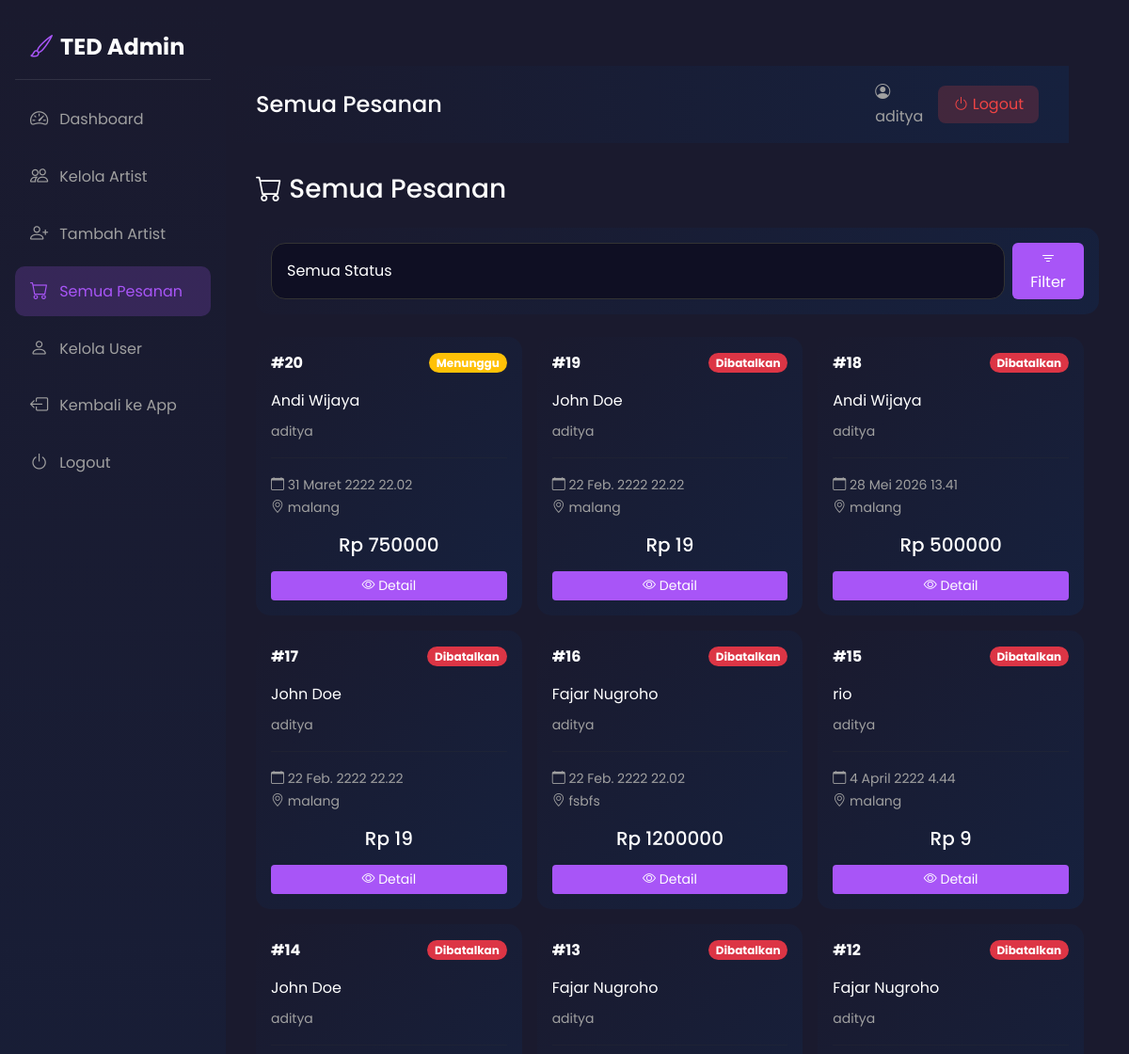
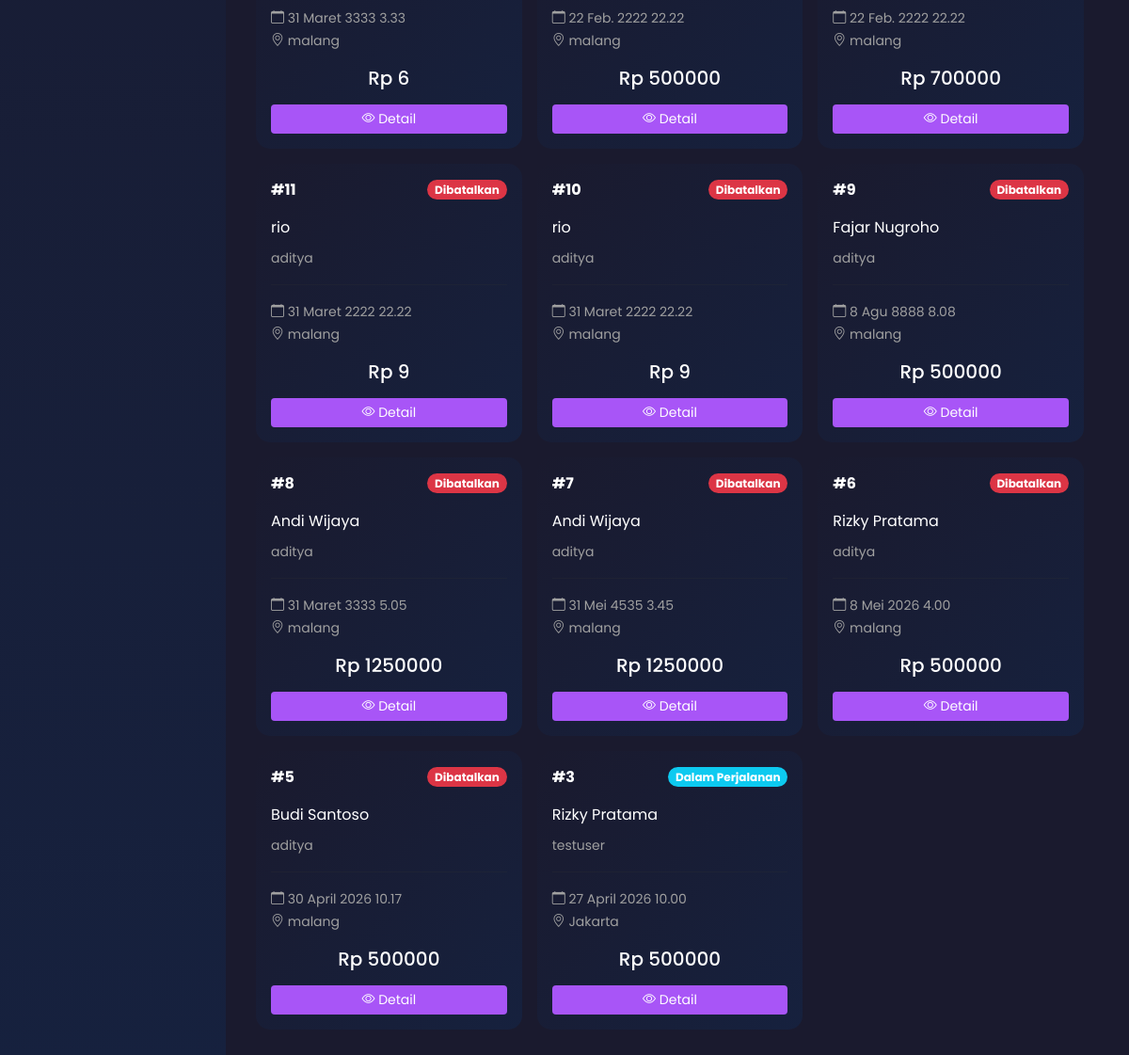
Screenshot of /owner/bookings/ (signed in) with the database file from the repository (2 pictures, top to bottom).
### tedapp/models.py (models this page shows, shortened)
class Booking(models.Model):
    STATUS_CHOICES = [
        ('pending', 'Menunggu'),
        ('confirmed', 'Dikonfirmasi'),
        ('on_the_way', 'Dalam Perjalanan'),
        ('arrived', 'Tiba'),
        ('started', 'Sedang Dikerjakan'),
        ('completed', 'Selesai'),
        ('cancelled', 'Dibatalkan'),
    ]
    SERVICE_TYPE_CHOICES = [
        ('studio', 'Ke Studio'),
        ('home', 'Ke Rumah'),
    ]
    PAYMENT_METHOD_CHOICES = [
        ('cash', 'Tunai'),
        ('gopay', 'GoPay'),
        ('ovo', 'OVO'),
        ('dana', 'DANA'),
        ('shopeepay', 'ShopeePay'),
        ('transfer', 'Transfer Bank'),
    ]
    PAYMENT_STATUS_CHOICES = [
        ('pending', 'Menunggu'),
        ('paid', 'Lunas'),
        ('failed', 'Gagal'),
    ]
    user = models.ForeignKey(User, on_delete=models.CASCADE, related_name='bookings')
    artist = models.ForeignKey(Artist, on_delete=models.CASCADE, related_name='bookings')
    service = models.ForeignKey(Service, on_delete=models.CASCADE, related_name='bookings')
    service_type = models.CharField(max_length=10, choices=SERVICE_TYPE_CHOICES)
    payment_method = models.CharField(max_length=20, choices=PAYMENT_METHOD_CHOICES, default='cash')
    payment_status = models.CharField(max_length=20, choices=PAYMENT_STATUS_CHOICES, default='pending')
    booking_date = models.DateField()
    booking_time = models.TimeField()
    address = models.TextField()
    city = models.CharField(max_length=100)
    user_latitude = models.DecimalField(max_digits=9, decimal_places=6, null=True, blank=True)
    user_longitude = models.DecimalField(max_digits=9, decimal_places=6, null=True, blank=True)
    description = models.TextField(blank=True)
    status = models.CharField(max_length=20, choices=STATUS_CHOICES, default='pending')
    total_price = models.DecimalField(max_digits=10, decimal_places=0)
    notes = models.TextField(blank=True)
    cancellation_reason = models.TextField(blank=True)
    estimated_arrival = models.IntegerField(default=0, help_text='Estimasi waktu arrival dalam menit')
    created_at = models.DateTimeField(auto_now_add=True)
    updated_at = models.DateTimeField(auto_now=True)

class Artist(models.Model):
    user = models.OneToOneField(User, on_delete=models.CASCADE, null=True, blank=True, related_name='artist_profile')
    name = models.CharField(max_length=200)
    nickname = models.CharField(max_length=100)
    photo = models.ImageField(upload_to='artists/', blank=True, null=True)
    phone = models.CharField(max_length=20)
    email = models.EmailField(blank=True)
    address = models.CharField(max_length=300)
    city = models.CharField(max_length=100)
    latitude = models.DecimalField(max_digits=9, decimal_places=6, null=True, blank=True)
    longitude = models.DecimalField(max_digits=9, decimal_places=6, null=True, blank=True)
    current_latitude = models.DecimalField(max_digits=9, decimal_places=6, null=True, blank=True, help_text='Lokasi saat ini (mobile tracking)')
    current_longitude = models.DecimalField(max_digits=9, decimal_places=6, null=True, blank=True, help_text='Lokasi saat ini (mobile tracking)')
    description = models.TextField()
    specializations = models.CharField(max_length=300)
    experience_years = models.IntegerField(default=0)
    rating = models.DecimalField(max_digits=3, decimal_places=2, default=0)
    total_reviews = models.IntegerField(default=0)
    is_available_home = models.BooleanField(default=True)
    is_available_studio = models.BooleanField(default=True)
    home_service_fee = models.DecimalField(max_digits=10, decimal_places=0, default=0)
    studio_name = models.CharField(max_length=200, blank=True)
    studio_address = models.CharField(max_length=300, blank=True)
    service_radius_km = models.DecimalField(max_digits=5, decimal_places=2, default=20, help_text='Radius layanan dalam km')
    is_verified = models.BooleanField(default=False)
    is_active = models.BooleanField(default=True)
    is_online = models.BooleanField(default=False, help_text='Artist sedang online/menerima order')
    payment_gopay = models.CharField(max_length=30, blank=True, help_text='Nomor GoPay')
    payment_ovo = models.CharField(max_length=30, blank=True, help_text='Nomor OVO')
    payment_dana = models.CharField(max_length=30, blank=True, help_text='Nomor DANA')
    payment_shopeepay = models.CharField(max_length=30, blank=True, help_text='Nomor ShopeePay')
    payment_transfer = models.CharField(max_length=50, blank=True, help_text='Nomor Rekening Transfer Bank')
    payment_bank_name = models.CharField(max_length=50, blank=True, help_text='Nama Bank')
    created_at = models.DateTimeField(auto_now_add=True)

### tedapp/views.py (the view)
# urls.py: path('owner/bookings/', views.owner_bookings, name='owner_bookings'),
@login_required
def owner_bookings(request):
    try:
        profile = request.user.profile
        if profile.role != 'owner':
            messages.error(request, 'Anda tidak memiliki akses ke halaman owner.')
            return redirect('home')
    except UserProfile.DoesNotExist:
        return redirect('home')
    status_filter = request.GET.get('status', '')
    bookings_list = Booking.objects.all().order_by('-created_at')
    if status_filter:
        bookings_list = bookings_list.filter(status=status_filter)
    context = {
        'bookings': bookings_list,
        'status_filter': status_filter,
    }
    return render(request, 'tedapp/owner_bookings.html', context)

### tedapp/templates/tedapp/owner_bookings.html (shortened to what this page needs)
{% extends 'tedapp/owner_base.html' %}
{% block page_title %}Semua Pesanan{% endblock %}
{% block content %}
<h3 class="text-white mb-4"><i class="bi bi-cart"></i> Semua Pesanan</h3>
<div class="card border-0 mb-4" style="background: linear-gradient(135deg, #1a1a2e 0%, #16213e 100%); border-radius: 15px;">
    <div class="card-body">
        <form method="GET" class="d-flex gap-2">
            <select name="status" class="form-control" style="background: #0f0f23; border: 1px solid #333; color: #fff;">
                <option value="">Semua Status</option>
            </select>
            <button type="submit" class="btn btn-primary" style="background: #a855f7; border: none;">
                <i class="bi bi-filter"></i> Filter
            </button>
        </form>
    </div>
</div>
<div class="row g-3">
    {% for booking in bookings %}
    <div class="col-md-6 col-lg-4">
        <div class="card border-0 h-100" style="background: linear-gradient(135deg, #1a1a2e 0%, #16213e 100%); border-radius: 15px;">
            <div class="card-body">
                <div class="d-flex justify-content-between align-items-center mb-3">
                    <span class="text-white fw-bold">#{{ booking.id }}</span>
                    <span class="badge rounded-pill {% if booking.status == 'pending' %}bg-warning{% elif booking.status == 'confirmed' %}bg-success{% elif booking.status == 'on_the_way' %}bg-info{% elif booking.status == 'arrived' %}bg-primary{% elif booking.status == 'completed' %}bg-secondary{% else %}bg-danger{% endif %}">
                        {{ booking.get_status_display }}
                    </span>
                </div>
                <div class="d-flex align-items-center mb-2">
                    <span class="text-white">{{ booking.artist.name }}</span>
                </div>
                <small style="color: #a0a0a0;">{{ booking.user.username }}</small>
                <hr style="border-color: #333;">
                <small style="color: #a0a0a0;">
                    <i class="bi bi-calendar"></i> {{ booking.booking_date }} {{ booking.booking_time }}
                    <br>
                    <i class="bi bi-geo-alt"></i> {{ booking.city }}
                </small>
                <div class="mt-3 text-center">
                    <h5 class="text-white mb-0">Rp {{ booking.total_price|floatformat:0 }}</h5>
                </div>
                <a href="{% url 'booking_detail' booking.id %}" class="btn btn-sm w-100 mt-3" style="background: #a855f7; color: #fff;">
                    <i class="bi bi-eye"></i> Detail
                </a>
            </div>
        </div>
    </div>
    {% empty %}
    <div class="col-12 text-center py-5">
        <i class="bi bi-inbox fs-1" style="color: #a0a0a0;"></i>
        <h5 class="mt-3 text-white">Tidak ada pesanan</h5>
    </div>
    {% endfor %}
</div>
{% endblock %}

### tedapp/templates/tedapp/owner_base.html (shortened to what this page needs)
{% load static %}
{% load custom_filters %}
<!DOCTYPE html>
<html lang="id">
<head>
    <link href="https://cdn.jsdelivr.net/npm/bootstrap@5.3.0/dist/css/bootstrap.min.css" rel="stylesheet">
    <link rel="stylesheet" href="https://cdn.jsdelivr.net/npm/bootstrap-icons@1.10.0/font/bootstrap-icons.css">
    <link rel="stylesheet" href="https://unpkg.com/leaflet@1.9.4/dist/leaflet.css">
    <link rel="stylesheet" href="{% static 'base.css' %}">
    <link rel="stylesheet" href="{% static 'owner.css' %}">
</head>
<body>
    <aside class="sidebar">
        <a href="{% url 'owner_dashboard' %}" class="sidebar-brand">
            <i class="bi bi-brush" style="color: #a855f7;"></i> TED Admin
        </a>
        <ul class="sidebar-nav">
            <li>
                <a href="{% url 'owner_dashboard' %}" class="{% if request.path == '/owner/' %}active{% endif %}">
                    <i class="bi bi-speedometer2"></i>
                    <span>Dashboard</span>
                </a>
            </li>
            <li>
                <a href="{% url 'owner_artists' %}" class="{% if '/owner/artists' in request.path %}active{% endif %}">
                    <i class="bi bi-people"></i>
                    <span>Kelola Artist</span>
                </a>
            </li>
            <li>
                <a href="{% url 'owner_add_artist' %}" class="{% if '/owner/artist/add' in request.path %}active{% endif %}">
                    <i class="bi bi-person-plus"></i>
                    <span>Tambah Artist</span>
                </a>
            </li>
            <li>
                <a href="{% url 'owner_bookings' %}" class="{% if '/owner/bookings' in request.path %}active{% endif %}">
                    <i class="bi bi-cart"></i>
                    <span>Semua Pesanan</span>
                </a>
            </li>
            <li>
                <a href="{% url 'owner_users' %}" class="{% if '/owner/users' in request.path %}active{% endif %}">
                    <i class="bi bi-person"></i>
                    <span>Kelola User</span>
                </a>
            </li>
            <li>
                <a href="{% url 'home' %}">
                    <i class="bi bi-box-arrow-left"></i>
                    <span>Kembali ke App</span>
                </a>
            </li>
            <li>
                <a href="{% url 'logout' %}">
                    <i class="bi bi-power"></i>
                    <span>Logout</span>
                </a>
            </li>
        </ul>
    </aside>
    <main class="main-content">
        <div class="admin-header">
            <h1>{% block page_title %}Owner Panel{% endblock %}</h1>
            <div class="d-flex align-items-center gap-3">
                <span class="user-info">
                    <i class="bi bi-person-circle"></i> {{ request.user.username }}
                </span>
                <a href="{% url 'logout' %}" class="btn btn-logout">
                    <i class="bi bi-power"></i> Logout
                </a>
            </div>
        </div>
        {% block content %}{% endblock %}
    </main>
</body>
</html>

### static/base.css (style rules this page uses)
:root { --primary-purple: #6B21A8; --primary-purple-light: #9333EA; --primary-purple-dark: #581C87; --primary-blue: #2563EB; --primary-blue-light: #3B82F6; --primary-blue-dark: #1D4ED8; --accent-purple: #A855F7; --accent-blue: #60A5FA; --dark-bg: #0F0523; --card-bg: #1A0A2E; --text-primary: #FFFFFF; --text-secondary: #C4B5FD; --safe-area-bottom: env(safe-area-inset-bottom, 0px); }
* { margin: 0; padding: 0; box-sizing: border-box; -webkit-tap-highlight-color: transparent; -webkit-touch-callout: none; -webkit-user-select: none; user-select: none; }
html { overflow-x: hidden !important; max-width: 100vw !important; width: 100% !important; touch-action: pan-y pinch-zoom; }
body { font-family: 'Poppins', sans-serif; background: linear-gradient(135deg, var(--dark-bg) 0%, #0A1628 50%, var(--dark-bg) 100%); color: var(--text-primary); min-height: 100vh; overflow-x: hidden !important; overflow-y: auto; -webkit-overflow-scrolling: touch; padding-top: 70px; padding-bottom: 20px; max-width: 100%; width: 100%; touch-action: pan-y; }
.container, .row, section, article, main, nav, header, footer, div { max-width: 100%; overflow-x: hidden; }
.user-info { display: flex; flex-direction: column; gap: 2px; }
@media (min-width: 1025px) { body { padding-top: 70px; } }
.form-control { background: var(--card-bg); border: 1px solid rgba(168, 85, 247, 0.3); color: var(--text-primary); border-radius: 15px; padding: 0.8rem 1rem; }
.form-control::placeholder { color: rgba(255, 255, 255, 0.5); }
@media (min-width: 769px) { body { padding-top: 70px; } }

### static/owner.css (style rules this page uses)
body { background: #1a1a2e; }
.sidebar { position: fixed; left: 0; top: 0; bottom: 0; width: 240px; background: linear-gradient(180deg, #1a1a2e 0%, #16213e 100%); padding: 1rem; z-index: 100; }
.sidebar-brand { color: #fff; font-size: 1.5rem; font-weight: 700; text-decoration: none; display: flex; align-items: center; gap: 0.5rem; padding: 1rem; margin-bottom: 1rem; border-bottom: 1px solid rgba(255,255,255,0.1); }
.sidebar-nav { list-style: none; padding: 0; margin: 0; }
.sidebar-nav li { margin-bottom: 0.5rem; }
.sidebar-nav a { color: #a0a0a0; text-decoration: none; padding: 0.75rem 1rem; display: flex; align-items: center; gap: 0.75rem; border-radius: 10px; transition: all 0.3s; }
.sidebar-nav a:hover, .sidebar-nav a.active { background: rgba(168, 85, 247, 0.2); color: #a855f7; }
.sidebar-nav a i { font-size: 1.2rem; }
.main-content { margin-left: 240px; padding: 2rem; min-height: 100vh; }
.admin-header { background: linear-gradient(90deg, #1a1a2e 0%, #16213e 100%); padding: 1rem 2rem; margin: -2rem -2rem 2rem -2rem; display: flex; justify-content: space-between; align-items: center; }
.admin-header h1 { color: #fff; font-size: 1.5rem; margin: 0; }
.admin-header .user-info { color: #a0a0a0; }
.admin-header .btn-logout { background: rgba(239, 68, 68, 0.2); color: #ef4444; border: none; padding: 0.5rem 1rem; border-radius: 8px; cursor: pointer; }

### rows the page displays
Booking: id "20", status "Menunggu", artist.name "Andi Wijaya", user.username "aditya", booking_date "31 Maret 2222", booking_time "22.02", city "malang", total_price "750000"
Booking: id "19", status "Dibatalkan", artist.name "John Doe", user.username "aditya", booking_date "22 Feb. 2222", booking_time "22.22", city "malang", total_price "19"
Booking: id "18", status "Dibatalkan", artist.name "Andi Wijaya", user.username "aditya", booking_date "28 Mei 2026", booking_time "13.41", city "malang", total_price "500000"
Booking: id "17", status "Dibatalkan", artist.name "John Doe", user.username "aditya", booking_date "22 Feb. 2222", booking_time "22.22", city "malang", total_price "19"
Booking: id "16", status "Dibatalkan", artist.name "Fajar Nugroho", user.username "aditya", booking_date "22 Feb. 2222", booking_time "22.02", city "fsbfs", total_price "1200000"
Booking: id "15", status "Dibatalkan", artist.name "rio", user.username "aditya", booking_date "4 April 2222", booking_time "4.44", city "malang", total_price "9"
Booking: id "14", status "Dibatalkan", artist.name "John Doe", user.username "aditya", booking_date "31 Maret 3333", booking_time "3.33", city "malang", total_price "6"
Booking: id "13", status "Dibatalkan", artist.name "Fajar Nugroho", user.username "aditya", booking_date "22 Feb. 2222", booking_time "22.22", city "malang", total_price "500000"
Booking: id "12", status "Dibatalkan", artist.name "Fajar Nugroho", user.username "aditya", booking_date "22 Feb. 2222", booking_time "22.22", city "malang", total_price "700000"
Booking: id "11", status "Dibatalkan", artist.name "rio", user.username "aditya", booking_date "31 Maret 2222", booking_time "22.22", city "malang", total_price "9"
Booking: id "10", status "Dibatalkan", artist.name "rio", user.username "aditya", booking_date "31 Maret 2222", booking_time "22.22", city "malang", total_price "9"
Booking: id "9", status "Dibatalkan", artist.name "Fajar Nugroho", user.username "aditya", booking_date "8 Agu 8888", booking_time "8.08", city "malang", total_price "500000"
Booking: id "8", status "Dibatalkan", artist.name "Andi Wijaya", user.username "aditya", booking_date "31 Maret 3333", booking_time "5.05", city "malang", total_price "1250000"
Booking: id "7", status "Dibatalkan", artist.name "Andi Wijaya", user.username "aditya", booking_date "31 Mei 4535", booking_time "3.45", city "malang", total_price "1250000"
Booking: id "6", status "Dibatalkan", artist.name "Rizky Pratama", user.username "aditya", booking_date "8 Mei 2026", booking_time "4.00", city "malang", total_price "500000"
Booking: id "5", status "Dibatalkan", artist.name "Budi Santoso", user.username "aditya", booking_date "30 April 2026", booking_time "10.17", city "malang", total_price "500000"
Booking: id "3", status "Dalam Perjalanan", artist.name "Rizky Pratama", user.username "testuser", booking_date "27 April 2026", booking_time "10.00", city "Jakarta", total_price "500000"

### other values shown
{{ request.user.username }} "aditya"
